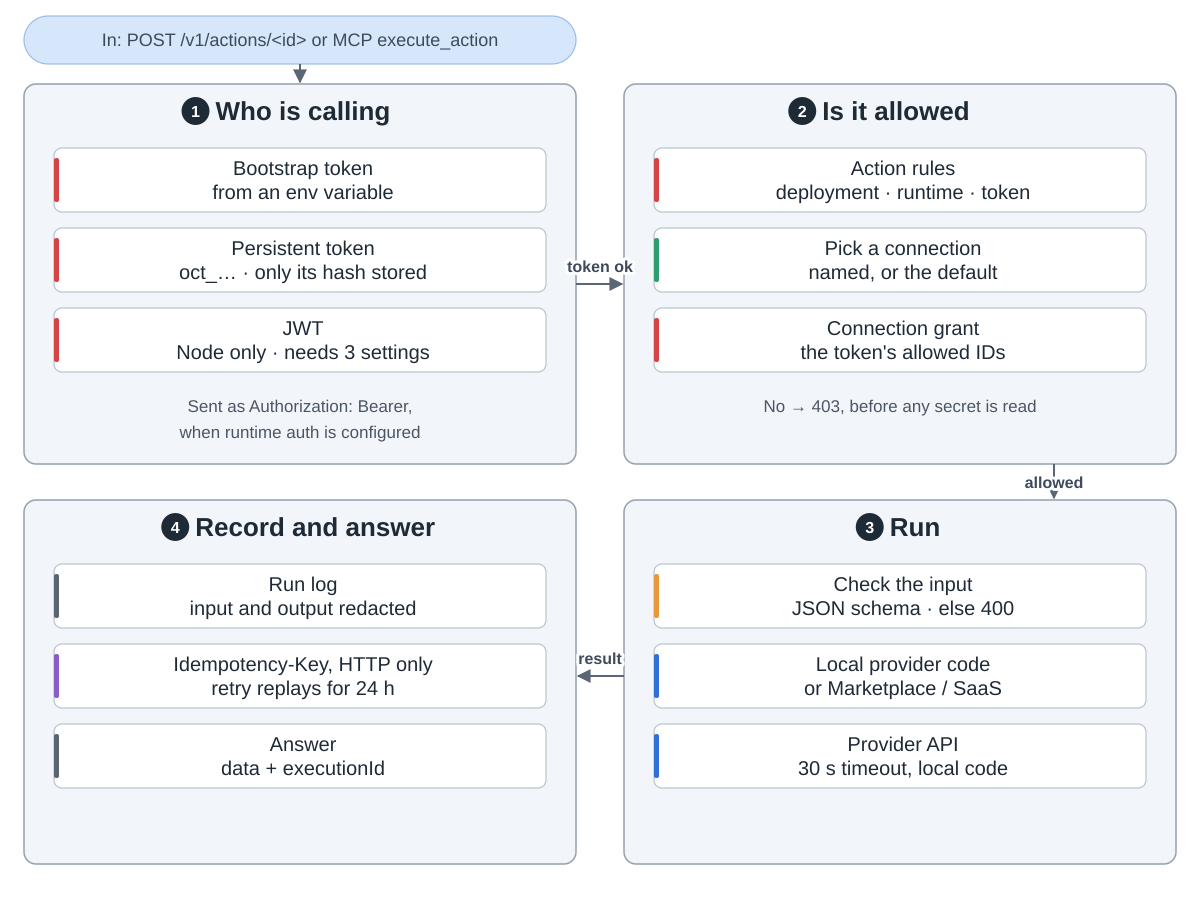

The script that saved this image:
"""One action call, step by step: who is calling, is it allowed, run it, record it.
Drawn from oomol-lab/open-connector at commit 20c6c44 (docs/runtime-api.md, docs/credentials.md,
src/server/actions/action-runner.ts, src/core/execution.ts, src/server/api/auth.ts).
Run: python3 action-run.py"""
import sys
from pathlib import Path

sys.path.insert(0, str(Path(__file__).resolve().parents[2] / "tools"))
from archdiagram import Diagram, L, R, GW, T1, H1, T2, H2  # noqa: E402

d = Diagram("One action call",
            "In: one call, for example POST /v1/actions/github.get_current_user or the MCP tool execute_action. "
            "1 Who is calling: a bootstrap token from an environment variable, a persistent token made in the "
            "Console whose hash is all that is stored, or a JWT, which is Node only and needs three settings; sent as a bearer token when runtime authentication is configured. "
            "2 Is it allowed: the action rules of deployment, runtime and token; then the named connection, "
            "or the default one; then the token's connection grant. A denial is a 403 before any secret is read. "
            "3 Run: the input is checked against the action's JSON schema, then the local provider code runs, "
            "or the call goes to the Marketplace or to SaaS; local provider requests time out after 30 seconds. "
            "4 Record: a redacted run log entry; with an Idempotency-Key header, HTTP only, a retry within "
            "24 hours replays the first answer; the answer carries the data and an executionId.")

d.pill(L, 16, GW, 48, "In: POST /v1/actions/<id> or MCP execute_action")
d.arrow(f"M{L + GW / 2} 64V{T1 - 2}")

d.group(L, T1, GW, H1, "Who is calling", 1)
d.column(L, T1, [("Bootstrap token|from an env variable", "review"),
                 ("Persistent token|oct_… · only its hash stored", "review"),
                 ("JWT|Node only · needs 3 settings", "review")])
d.notes(L, T1, H1, "Sent as Authorization: Bearer,", "when runtime auth is configured")

d.group(R, T1, GW, H1, "Is it allowed", 2)
d.column(R, T1, [("Action rules|deployment · runtime · token", "review"),
                 ("Pick a connection|named, or the default", "plan"),
                 ("Connection grant|the token's allowed IDs", "review")])
d.notes(R, T1, H1, "No → 403, before any secret is read", "")

d.group(R, T2, GW, H2, "Run", 3)
d.column(R, T2, [("Check the input|JSON schema · else 400", "critic"),
                 ("Local provider code|or Marketplace / SaaS", "coding"),
                 ("Provider API|30 s timeout, local code", "coding")])

d.group(L, T2, GW, H2, "Record and answer", 4)
d.column(L, T2, [("Run log|input and output redacted", "data"),
                 ("Idempotency-Key, HTTP only|retry replays for 24 h", "write"),
                 ("Answer|data + executionId", "data")])

d.arrow(f"M{L + GW} {T1 + 200}H{R - 2}", label="token ok", at=(600, T1 + 188))
d.arrow(f"M{R + 430} {T1 + H1}V{T2 - 2}", label="allowed", at=(R + 430, T1 + H1 + 24))
d.arrow(f"M{R} {T2 + 176}H{L + GW + 2}", label="result", at=(600, T2 + 164))

d.save(Path(__file__).with_name("action-run.svg"))
